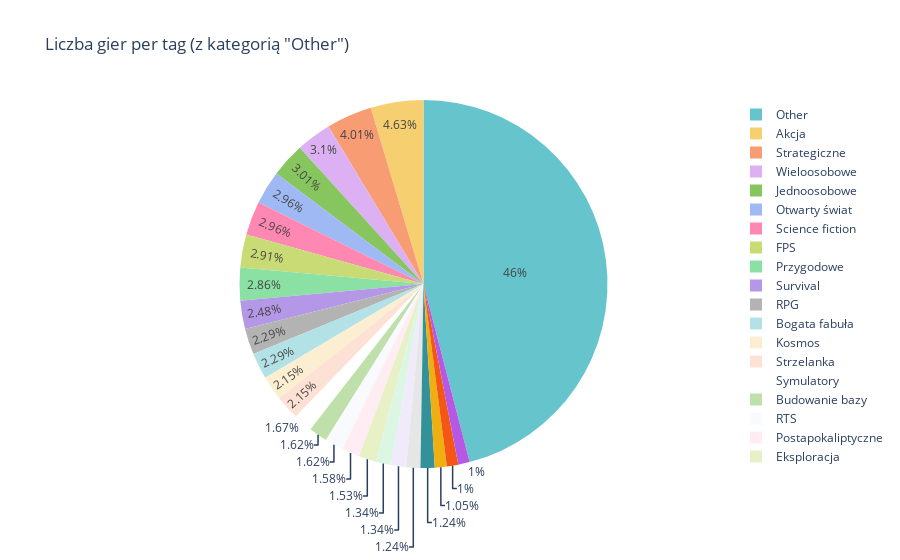

Write notebook code for a chart like this one.
### Code cell
from collections import Counter
import pandas as pd
import plotly.express as px

def prepare_pie_chart_data(df, top_n=25):
    # Zliczanie wystąpień tagów
    tags = df['Tagi'].apply(lambda x: x.split(', '))
    tag_counts = Counter(tag for tag_list in tags for tag in tag_list)

    # Podział na najpopularniejsze tagi i kategorię "Other"
    top_tags = tag_counts.most_common(top_n)
    other_count = sum(count for tag, count in tag_counts.items() if tag not in dict(top_tags))
    
    # Przygotowanie danych do DataFrame
    pie_data = pd.DataFrame(top_tags, columns=['Tag', 'Count'])
    if other_count > 0:
        other_row = pd.DataFrame([{'Tag': 'Other', 'Count': other_count}])
        pie_data = pd.concat([pie_data, other_row], ignore_index=True)
    
    return pie_data

# Przygotowanie danych do wykresu
pie_chart_data = prepare_pie_chart_data(df)

# Wizualizacja
fig = px.pie(pie_chart_data, names='Tag', values='Count',
             title='Liczba gier per tag (z kategorią "Other")',
             color_discrete_sequence=px.colors.qualitative.Pastel)
fig.show()

### Figure 1 — Plotly figure (JSON) as saved in the notebook; plotly's stock layout.template omitted (floating-point values rounded to 4 significant figures)
{"data": [{"domain": {"x": [0, 1], "y": [0, 1]}, "hovertemplate": "Tag=%{label}<br>Count=%{value}<extra></extra>", "labels": ["Akcja", "Strategiczne", "Wieloosobowe", "Jednoosobowe", "Otwarty świat", "Science fiction", "FPS", "Przygodowe", "Survival", "RPG", "Bogata fabuła", "Kosmos", "Strzelanka", "Symulatory", "Budowanie bazy", "RTS", "Postapokaliptyczne", "Eksploracja", "Kooperacja", "Piaskownica", "Zombie", "Niezależne", "Klimatyczne", "Free to Play", "Łamigłówki", "Other"], "legendgroup": "", "name": "", "showlegend": true, "type": "pie", "values": [97, 84, 65, 63, 62, 62, 61, 60, 52, 48, 48, 45, 45, 35, 34, 34, 33, 32, 28, 28, 26, 26, 22, 21, 21, 963]}], "layout": {"legend": {"tracegroupgap": 0}, "piecolorway": ["rgb(102, 197, 204)", "rgb(246, 207, 113)", "rgb(248, 156, 116)", "rgb(220, 176, 242)", "rgb(135, 197, 95)", "rgb(158, 185, 243)", "rgb(254, 136, 177)", "rgb(201, 219, 116)", "rgb(139, 224, 164)", "rgb(180, 151, 231)", "rgb(179, 179, 179)"], "title": {"text": "Liczba gier per tag (z kategorią \"Other\")"}}}
